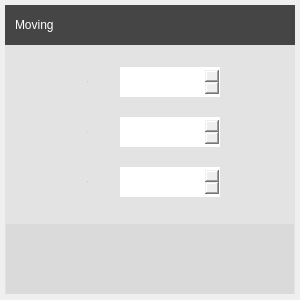
<?xml version="1.0" encoding="UTF-8"?>
<ui version="4.0">
 <class>TranslateDialog</class>
 <widget class="QWidget" name="TranslateDialog">
  <property name="geometry">
   <rect>
    <x>0</x>
    <y>0</y>
    <width>300</width>
    <height>300</height>
   </rect>
  </property>
  <property name="windowTitle">
   <string>Moving</string>
  </property>
  <property name="styleSheet">
   <string notr="true"/>
  </property>
  <widget class="QWidget" name="widget_2" native="true">
   <property name="geometry">
    <rect>
     <x>6</x>
     <y>224</y>
     <width>288</width>
     <height>70</height>
    </rect>
   </property>
   <property name="autoFillBackground">
    <bool>false</bool>
   </property>
   <property name="styleSheet">
    <string notr="true">background-color: rgb(218, 218, 218);</string>
   </property>
   <widget class="QPushButton" name="btn_determine">
    <property name="geometry">
     <rect>
      <x>84</x>
      <y>15</y>
      <width>120</width>
      <height>40</height>
     </rect>
    </property>
    <property name="styleSheet">
     <string notr="true">QPushButton{
	border-image: url(:/Dialog/Image/Dialog/determine.png);
	border:none;
}</string>
    </property>
    <property name="text">
     <string/>
    </property>
    <property name="flat">
     <bool>true</bool>
    </property>
   </widget>
  </widget>
  <widget class="DraggableWidget" name="header" native="true">
   <property name="geometry">
    <rect>
     <x>5</x>
     <y>5</y>
     <width>290</width>
     <height>40</height>
    </rect>
   </property>
   <property name="autoFillBackground">
    <bool>false</bool>
   </property>
   <property name="styleSheet">
    <string notr="true">background-color:transparent</string>
   </property>
   <widget class="QPushButton" name="close">
    <property name="geometry">
     <rect>
      <x>260</x>
      <y>5</y>
      <width>26</width>
      <height>26</height>
     </rect>
    </property>
    <property name="styleSheet">
     <string notr="true">background-image: url(:/Dialog/Image/Dialog/close.png);</string>
    </property>
    <property name="text">
     <string/>
    </property>
    <property name="flat">
     <bool>true</bool>
    </property>
   </widget>
   <widget class="QLabel" name="label_6">
    <property name="geometry">
     <rect>
      <x>10</x>
      <y>0</y>
      <width>81</width>
      <height>40</height>
     </rect>
    </property>
    <property name="styleSheet">
     <string notr="true">QLabel{
	font: 14px &quot;Arial&quot;;
	color: rgb(255, 255, 255);
}</string>
    </property>
    <property name="text">
     <string>Moving</string>
    </property>
   </widget>
  </widget>
  <widget class="QWidget" name="widget" native="true">
   <property name="geometry">
    <rect>
     <x>5</x>
     <y>5</y>
     <width>290</width>
     <height>40</height>
    </rect>
   </property>
   <property name="styleSheet">
    <string notr="true">background-color: rgb(69, 69, 69);
</string>
   </property>
  </widget>
  <widget class="QDoubleSpinBox" name="translate_y">
   <property name="geometry">
    <rect>
     <x>120</x>
     <y>117</y>
     <width>100</width>
     <height>30</height>
    </rect>
   </property>
   <property name="sizePolicy">
    <sizepolicy hsizetype="Minimum" vsizetype="Preferred">
     <horstretch>0</horstretch>
     <verstretch>0</verstretch>
    </sizepolicy>
   </property>
   <property name="styleSheet">
    <string notr="true">QDoubleSpinBox{
	border:none;
	font: 75 14px &quot;Arial&quot;;
    
	color: rgb(255, 255, 255);
	border-image: url(:/Tabwidget/Image/Tabwidget/drop_down_list_background.png);
	border-left-width: 6px;
	border-right-width: 6px;

	padding-left: 4px;
}
QDoubleSpinBox::up-button {
	border:none;
	width:19px;
	border-image: url(:/Dialog/Image/Dialog/UpArrow.png);
}
QDoubleSpinBox::down-button {
	border:none;
	width:19px;
	border-image: url(:/Dialog/Image/Dialog/DownArrow.png);
}</string>
   </property>
   <property name="minimum">
    <double>-2000.000000000000000</double>
   </property>
   <property name="maximum">
    <double>2000.000000000000000</double>
   </property>
  </widget>
  <widget class="QLabel" name="label_2">
   <property name="geometry">
    <rect>
     <x>80</x>
     <y>67</y>
     <width>16</width>
     <height>30</height>
    </rect>
   </property>
   <property name="sizePolicy">
    <sizepolicy hsizetype="Preferred" vsizetype="Preferred">
     <horstretch>0</horstretch>
     <verstretch>0</verstretch>
    </sizepolicy>
   </property>
   <property name="font">
    <font>
     <family>Arial</family>
     <pointsize>-1</pointsize>
     <weight>50</weight>
     <italic>false</italic>
     <bold>false</bold>
    </font>
   </property>
   <property name="styleSheet">
    <string notr="true">font: 14px &quot;Arial&quot;;
color: rgb(51, 51, 51);</string>
   </property>
   <property name="text">
    <string>x:</string>
   </property>
   <property name="alignment">
    <set>Qt::AlignCenter</set>
   </property>
  </widget>
  <widget class="QDoubleSpinBox" name="translate_x">
   <property name="geometry">
    <rect>
     <x>120</x>
     <y>67</y>
     <width>100</width>
     <height>30</height>
    </rect>
   </property>
   <property name="sizePolicy">
    <sizepolicy hsizetype="Minimum" vsizetype="Preferred">
     <horstretch>0</horstretch>
     <verstretch>0</verstretch>
    </sizepolicy>
   </property>
   <property name="styleSheet">
    <string notr="true">QDoubleSpinBox{
	border:none;
	font: 75 14px &quot;Arial&quot;;
    
	color: rgb(255, 255, 255);
	border-image: url(:/Tabwidget/Image/Tabwidget/drop_down_list_background.png);
	border-left-width: 6px;
	border-right-width: 6px;

	padding-left: 4px;
}
QDoubleSpinBox::up-button {
	border:none;
	width:19px;
	border-image: url(:/Dialog/Image/Dialog/UpArrow.png);
}
QDoubleSpinBox::down-button {
	border:none;
	width:19px;
	border-image: url(:/Dialog/Image/Dialog/DownArrow.png);
}</string>
   </property>
   <property name="minimum">
    <double>-2000.000000000000000</double>
   </property>
   <property name="maximum">
    <double>2000.000000000000000</double>
   </property>
  </widget>
  <widget class="QLabel" name="label_3">
   <property name="geometry">
    <rect>
     <x>80</x>
     <y>167</y>
     <width>16</width>
     <height>30</height>
    </rect>
   </property>
   <property name="font">
    <font>
     <family>Arial</family>
     <pointsize>-1</pointsize>
     <weight>50</weight>
     <italic>false</italic>
     <bold>false</bold>
    </font>
   </property>
   <property name="styleSheet">
    <string notr="true">font: 14px &quot;Arial&quot;;
color: rgb(51, 51, 51);</string>
   </property>
   <property name="text">
    <string>z:</string>
   </property>
   <property name="alignment">
    <set>Qt::AlignCenter</set>
   </property>
  </widget>
  <widget class="QDoubleSpinBox" name="translate_z">
   <property name="geometry">
    <rect>
     <x>120</x>
     <y>167</y>
     <width>100</width>
     <height>30</height>
    </rect>
   </property>
   <property name="sizePolicy">
    <sizepolicy hsizetype="Minimum" vsizetype="Preferred">
     <horstretch>0</horstretch>
     <verstretch>0</verstretch>
    </sizepolicy>
   </property>
   <property name="styleSheet">
    <string notr="true">QDoubleSpinBox{
	border:none;
	font: 75 14px &quot;Arial&quot;;
    
	color: rgb(255, 255, 255);
	border-image: url(:/Tabwidget/Image/Tabwidget/drop_down_list_background.png);
	border-left-width: 6px;
	border-right-width: 6px;

	padding-left: 4px;
}
QDoubleSpinBox::up-button {
	border:none;
	width:19px;
	border-image: url(:/Dialog/Image/Dialog/UpArrow.png);
}
QDoubleSpinBox::down-button {
	border:none;
	width:19px;
	border-image: url(:/Dialog/Image/Dialog/DownArrow.png);
}</string>
   </property>
   <property name="minimum">
    <double>-2000.000000000000000</double>
   </property>
   <property name="maximum">
    <double>2000.000000000000000</double>
   </property>
  </widget>
  <widget class="QLabel" name="label_4">
   <property name="geometry">
    <rect>
     <x>80</x>
     <y>117</y>
     <width>16</width>
     <height>30</height>
    </rect>
   </property>
   <property name="font">
    <font>
     <family>Arial</family>
     <pointsize>-1</pointsize>
     <weight>50</weight>
     <italic>false</italic>
     <bold>false</bold>
    </font>
   </property>
   <property name="styleSheet">
    <string notr="true">font: 14px &quot;Arial&quot;;
color: rgb(51, 51, 51);</string>
   </property>
   <property name="text">
    <string>y:</string>
   </property>
   <property name="alignment">
    <set>Qt::AlignCenter</set>
   </property>
  </widget>
  <widget class="QWidget" name="background" native="true">
   <property name="geometry">
    <rect>
     <x>5</x>
     <y>5</y>
     <width>290</width>
     <height>289</height>
    </rect>
   </property>
   <property name="styleSheet">
    <string notr="true">#background{
	background-color: rgb(227, 227, 227);
}</string>
   </property>
  </widget>
  <zorder>background</zorder>
  <zorder>widget</zorder>
  <zorder>widget_2</zorder>
  <zorder>header</zorder>
  <zorder>translate_y</zorder>
  <zorder>label_2</zorder>
  <zorder>translate_x</zorder>
  <zorder>label_3</zorder>
  <zorder>translate_z</zorder>
  <zorder>label_4</zorder>
 </widget>
 <customwidgets>
  <customwidget>
   <class>DraggableWidget</class>
   <extends>QWidget</extends>
   <header>draggablewidget.h</header>
   <container>1</container>
  </customwidget>
 </customwidgets>
 <resources/>
 <connections/>
</ui>
